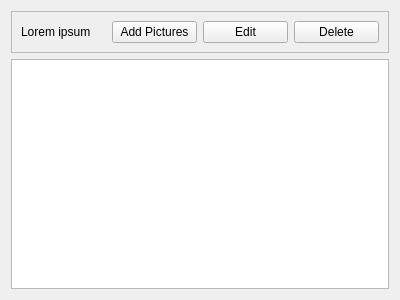
<?xml version="1.0" encoding="UTF-8"?>
<ui version="4.0">
 <class>AlbumWidget</class>
 <widget class="QWidget" name="AlbumWidget">
  <property name="geometry">
   <rect>
    <x>0</x>
    <y>0</y>
    <width>400</width>
    <height>300</height>
   </rect>
  </property>
  <property name="windowTitle">
   <string>Form</string>
  </property>
  <layout class="QVBoxLayout" name="verticalLayout">
   <item>
    <widget class="QFrame" name="albumInfoFrame">
     <property name="frameShape">
      <enum>QFrame::StyledPanel</enum>
     </property>
     <property name="frameShadow">
      <enum>QFrame::Raised</enum>
     </property>
     <layout class="QHBoxLayout" name="horizontalLayout">
      <item>
       <widget class="QLabel" name="albumName">
        <property name="text">
         <string>Lorem ipsum</string>
        </property>
       </widget>
      </item>
      <item>
       <widget class="QPushButton" name="addPicturesButton">
        <property name="text">
         <string>Add Pictures</string>
        </property>
        <property name="icon">
         <iconset resource="res/resource.qrc">
          <normaloff>:/icons/photo-add.png</normaloff>:/icons/photo-add.png</iconset>
        </property>
       </widget>
      </item>
      <item>
       <widget class="QPushButton" name="editButton">
        <property name="text">
         <string>Edit</string>
        </property>
        <property name="icon">
         <iconset resource="res/resource.qrc">
          <normaloff>:/icons/album-edit.png</normaloff>:/icons/album-edit.png</iconset>
        </property>
       </widget>
      </item>
      <item>
       <widget class="QPushButton" name="deleteButton">
        <property name="text">
         <string>Delete</string>
        </property>
        <property name="icon">
         <iconset resource="res/resource.qrc">
          <normaloff>:/icons/album-delete.png</normaloff>:/icons/album-delete.png</iconset>
        </property>
       </widget>
      </item>
     </layout>
    </widget>
   </item>
   <item>
    <widget class="QListView" name="thumbnailListView"/>
   </item>
  </layout>
 </widget>
 <resources>
  <include location="res/resource.qrc"/>
 </resources>
 <connections/>
</ui>
